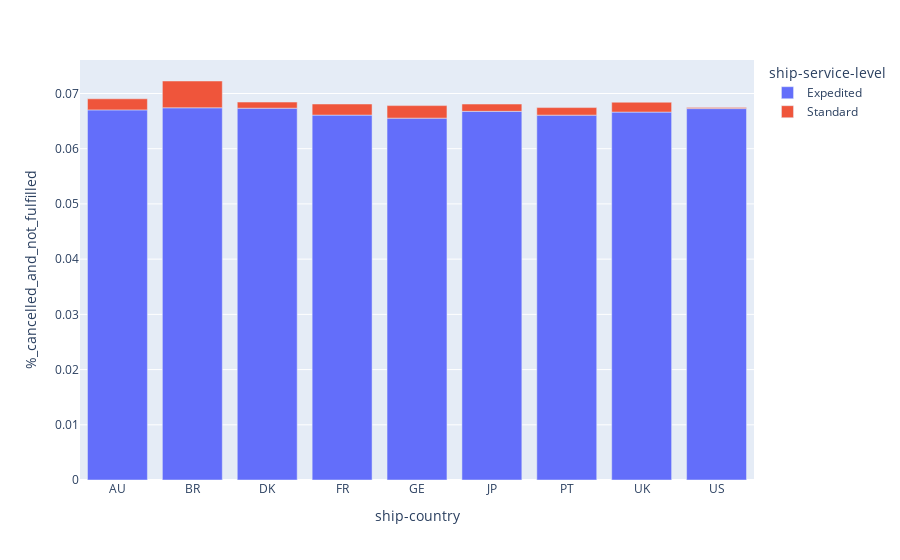

Notebook code cell kept with this figure:
### Markdown cell above
Vendas Canceladas e Não Entregues por País

### Code cell
fig = px.bar(deliveries, 
             x="ship-country", 
             y="%_cancelled_and_not_fulfilled", 
             color="ship-service-level", 
             title=""
)
fig.show()

### Figure 1 — Plotly figure (JSON) as saved in the notebook; plotly's stock layout.template omitted (floating-point values rounded to 4 significant figures)
{"data": [{"alignmentgroup": "True", "hovertemplate": "ship-service-level=Expedited<br>ship-country=%{x}<br>%_cancelled_and_not_fulfilled=%{y}<extra></extra>", "legendgroup": "Expedited", "marker": {"color": "#636efa", "pattern": {"shape": ""}}, "name": "Expedited", "offsetgroup": "Expedited", "orientation": "v", "showlegend": true, "textposition": "auto", "type": "bar", "x": ["AU", "BR", "DK", "FR", "GE", "JP", "PT", "UK", "US"], "xaxis": "x", "y": [0.06703, 0.06741, 0.06734, 0.06608, 0.06554, 0.06677, 0.06608, 0.06663, 0.06727], "yaxis": "y"}, {"alignmentgroup": "True", "hovertemplate": "ship-service-level=Standard<br>ship-country=%{x}<br>%_cancelled_and_not_fulfilled=%{y}<extra></extra>", "legendgroup": "Standard", "marker": {"color": "#EF553B", "pattern": {"shape": ""}}, "name": "Standard", "offsetgroup": "Standard", "orientation": "v", "showlegend": true, "textposition": "auto", "type": "bar", "x": ["AU", "BR", "DK", "FR", "GE", "JP", "PT", "UK", "US"], "xaxis": "x", "y": [0.002009, 0.004852, 0.001109, 0.002012, 0.002271, 0.001321, 0.001365, 0.001787, 0.00022], "yaxis": "y"}], "layout": {"barmode": "relative", "legend": {"title": {"text": "ship-service-level"}, "tracegroupgap": 0}, "margin": {"t": 60}, "xaxis": {"anchor": "y", "domain": [0, 1], "title": {"text": "ship-country"}}, "yaxis": {"anchor": "x", "domain": [0, 1], "title": {"text": "%_cancelled_and_not_fulfilled"}}}}
